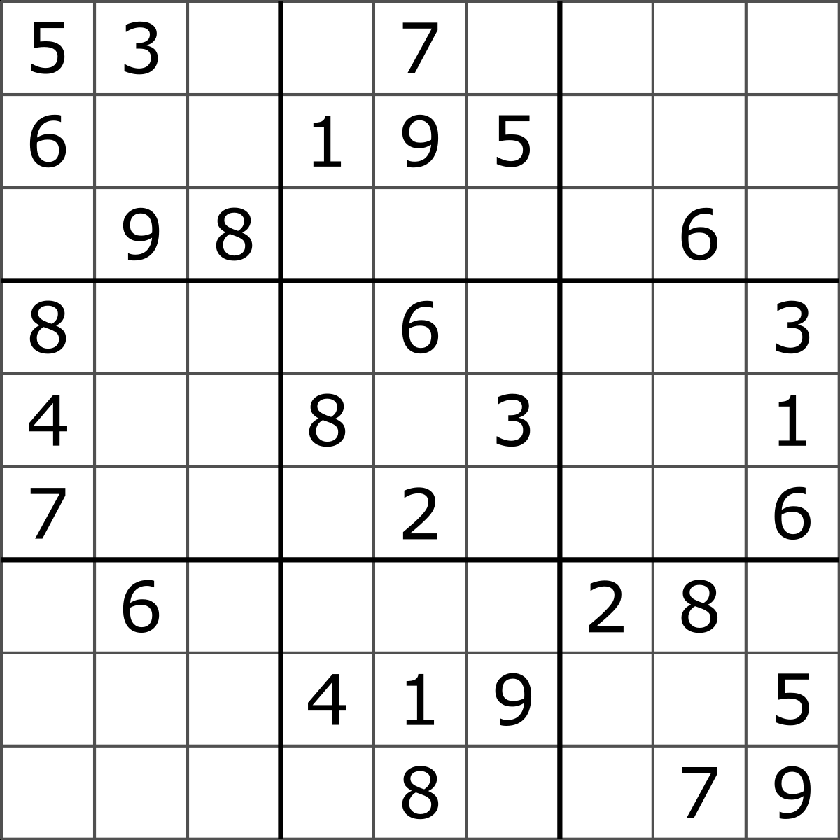
#> input picture images/sudoko.png, 840 x 840 px, shrunk from 1200 x 1200 before the run
$ python -i suduku.py   (imports and definitions only)
#> lines starting #> are read from the running program, lines starting #| are printed output that depends on the picture; after the words box and inside, x2 and y2 are one past the last pixel; in counts of white or black regions, pixels touching at a corner belong together

import cv2
from matplotlib import pyplot as plt
import numpy as np
import os
import pprint
import copy


# [9 lines left out: functions show, digit, not called in this run]

def load_sudoku(image):
#> called with image = 'images/sudoko.png'
    sudoku_img = cv2.imread(image)
#> sudoku_img is the input picture: shape (840, 840, 3); min 0, max 255, mean 231.9
    gray = cv2.cvtColor(sudoku_img,cv2.COLOR_BGR2GRAY)
    edges = cv2.Canny(gray,50,150,apertureSize = 3)
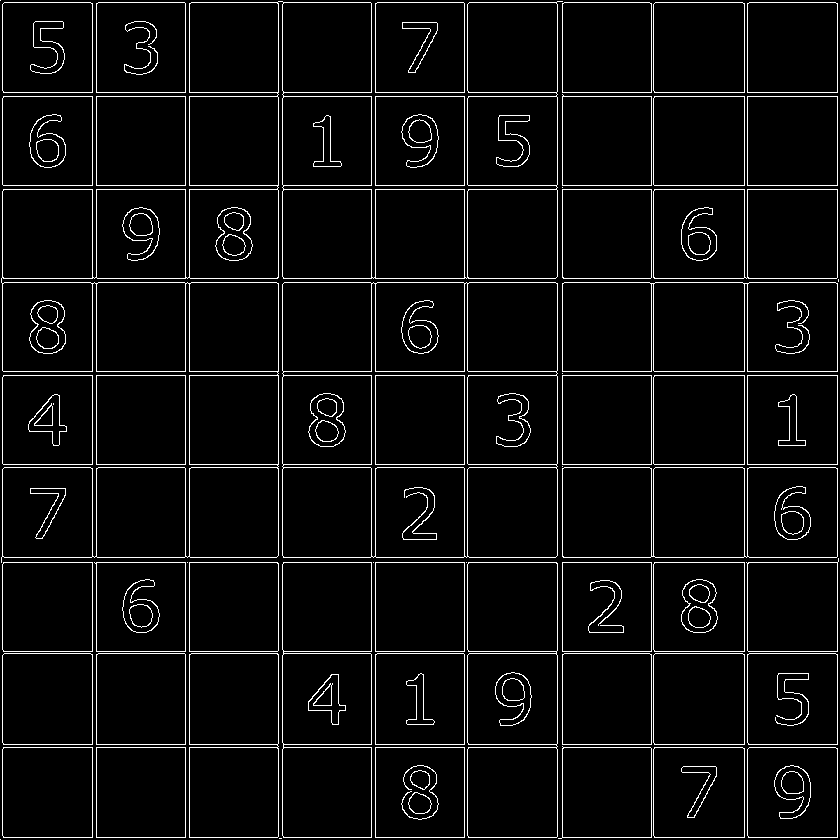
#> edges: shape (840, 840); 5.2% white in thin lines or dots
    gray = np.float32(gray)
    dst = cv2.cornerHarris(gray,2,3,0.04)
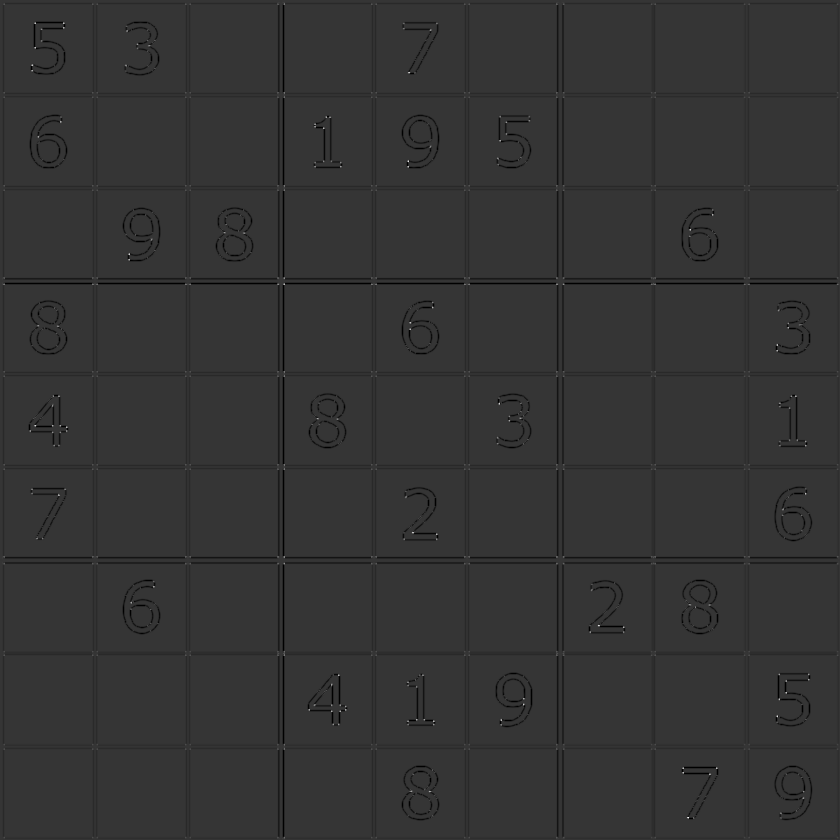
#> dst: shape (840, 840) float32; min -169130016, max 644381504, mean -4297289; drawn with min black and max white
    dst = cv2.dilate(dst,None)
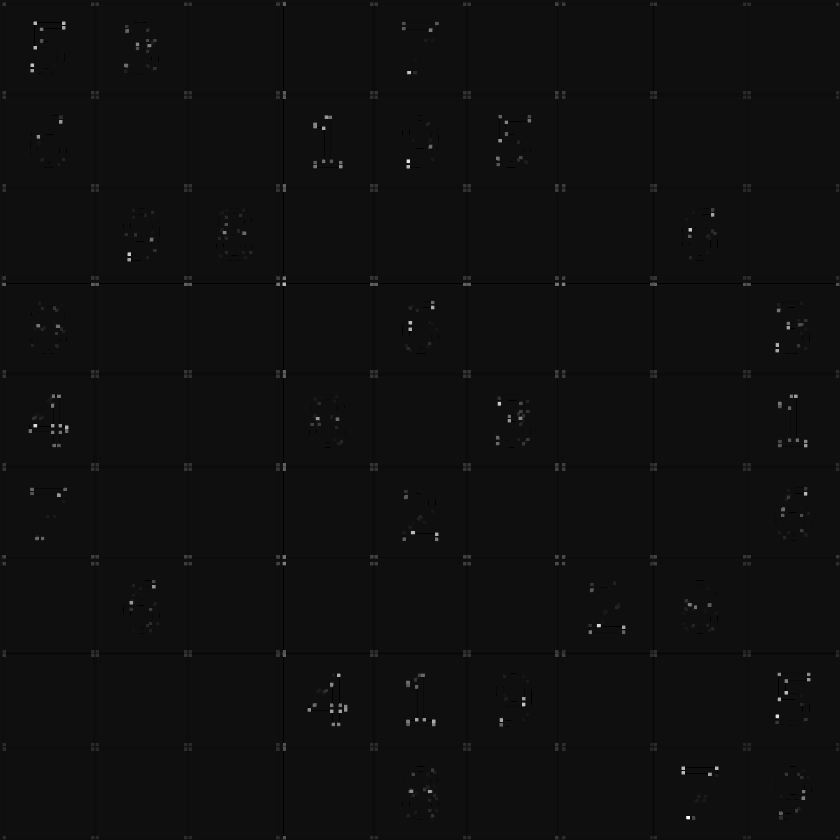
#> dst: shape (840, 840) float32; min -42282504, max 644381504, mean 1013838.6; drawn with min black and max white
    new = np.zeros([len(dst), len(dst[0])])
#> new: shape (840, 840) float64; every value is 0
    new[dst>0.01*dst.max()] = 255
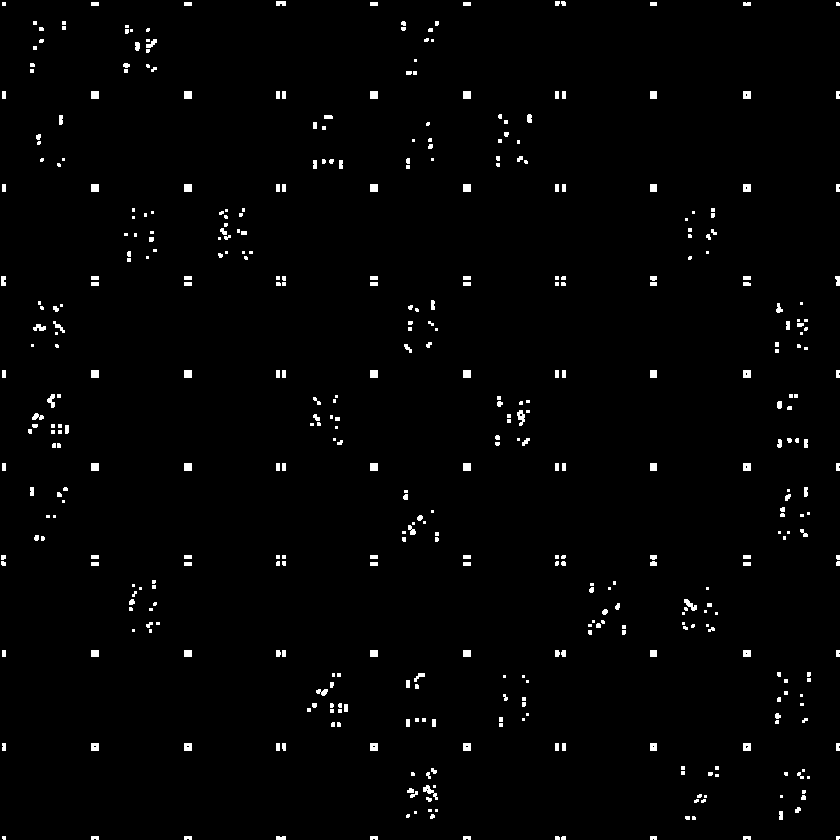
#> new: shape (840, 840) float64; 1.6% white; 452 white regions (240 under 20 px), largest, box (x1, y1, x2, y2) and area: (423, 785, 438, 800) 82, (517, 410, 525, 426) 79, (684, 599, 697, 611) 73
    return new

# [97 lines left out: functions get_data, validate_move, solve, create_image, not called in this run]


# create_image(sudoku)


>>> result = load_sudoku('images/sudoko.png')
